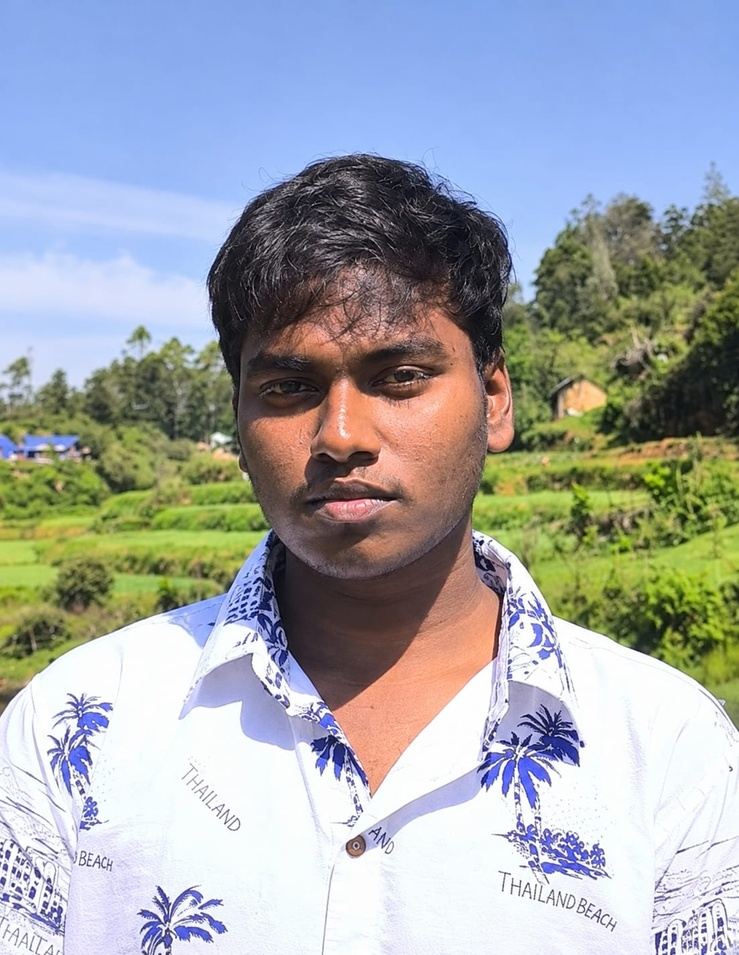
#> input picture WhatsApp Image 2026-10-24 at 3.32.56 PM.jpeg, 739 x 955 px, shrunk from 1103 x 1426 before the run, found by its file name
$ jupyter execute 'EXP3 (1).ipynb'
#> lines starting #> are read from the running program, lines starting #| are printed output that depends on the picture
# Ex. No: 03 - Histogram of an Images

# Name: FRANKLIN.F
# Reg. No: 212224240041

[cell 1]
import cv2
import numpy as np
import matplotlib.pyplot as plt

image = cv2.imread('/WhatsApp Image 2026-10-24 at 3.32.56 PM.jpeg')
#> image is the input picture: shape (955, 739, 3); mean B, G, R 170.6, 166.6, 161.8

gray_image = cv2.cvtColor(image, cv2.COLOR_BGR2GRAY)
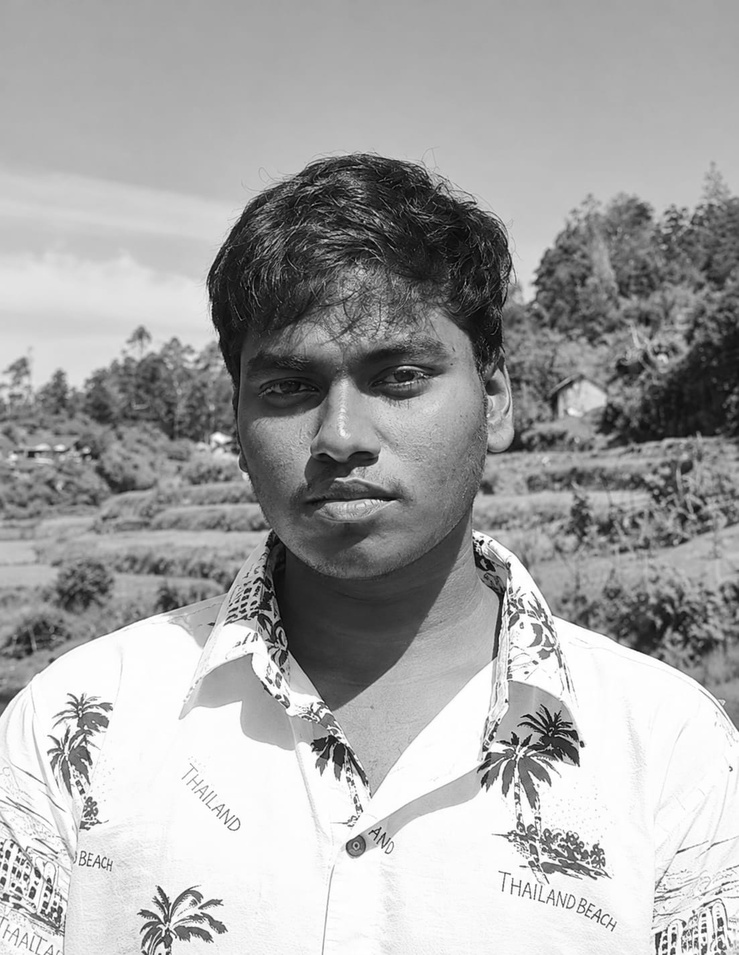
#> gray_image: shape (955, 739); min 0, max 255, mean 165.6

hist_original = cv2.calcHist([gray_image], [0], None, [256], [0, 256])
#> hist_original = 256 values, max 30956 at index 253, min 3 at index 0, mean 2756.8

equalized_image = cv2.equalizeHist(gray_image)
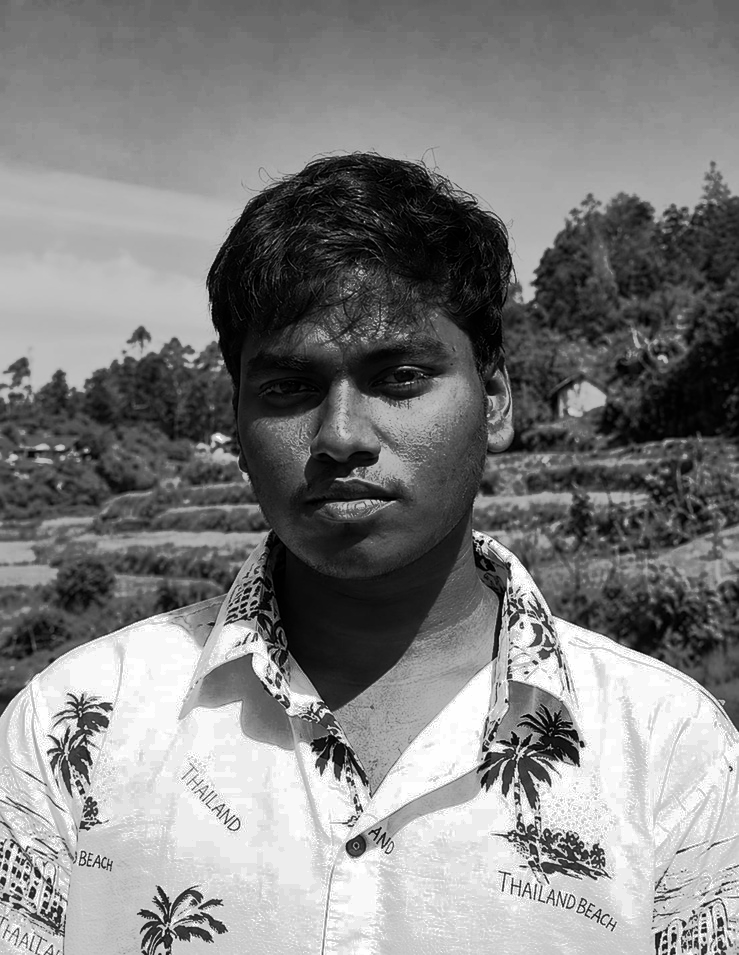
#> equalized_image: shape (955, 739); min 0, max 255, mean 128.7

hist_equalized = cv2.calcHist([equalized_image], [0], None, [256], [0, 256])
#> hist_equalized = 256 values, max 30956 at index 248, min 0 at index 99, mean 2756.8

plt.figure(figsize=(10, 7))

plt.subplot(2, 2, 1)
plt.imshow(gray_image, cmap='gray')
plt.title('Original Grayscale Image')
plt.axis('off')

plt.subplot(2, 2, 2)
plt.imshow(equalized_image, cmap='gray')
plt.title('Equalized Image')
plt.axis('off')

plt.subplot(2, 2, 3)
plt.plot(hist_original, color='black')
plt.title('Original Histogram')
plt.xlim([0, 256])


plt.subplot(2, 2, 4)
plt.plot(hist_equalized, color='black')
plt.title('Equalized Histogram')
plt.xlim([0, 256])

plt.tight_layout()
plt.show()
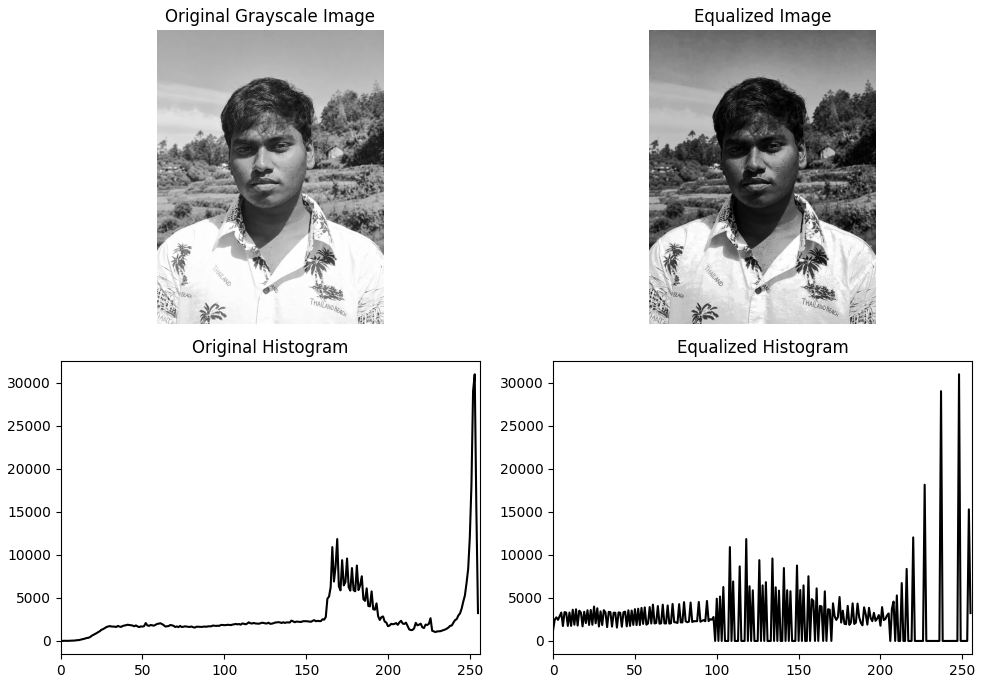
#> figure drawn by matplotlib, 4 panels; panel 3: curve peaks at x = 253, y = 30956; panel 4: curve peaks at x = 248, y = 30956
